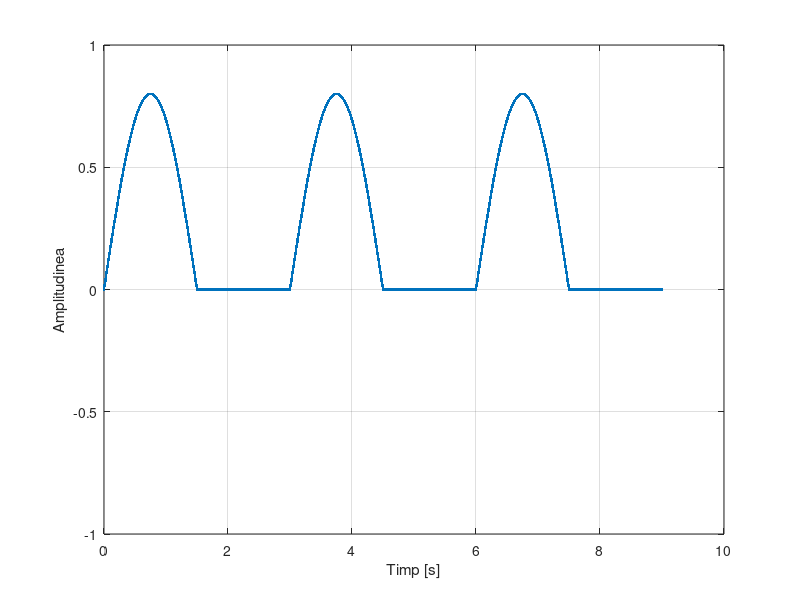

Write MATLAB code to recreate this figure.
T=3; % perioada senalului original
A=0.8; % amplitudinea semnalului original
t = 0:0.002:9; % intervalul de tim
x = A*sin(2*pi*t/T).*(square(2*pi*t/T)/2+0.5); %formula ce genereaza semnalul sinusoidal redresat monoalternanta
plot(t,x,'.-'),ylim([-1 1]),xlabel('Timp [s]'),ylabel('Amplitudinea'),grid % intructiunea de afisare si reglaje grafice